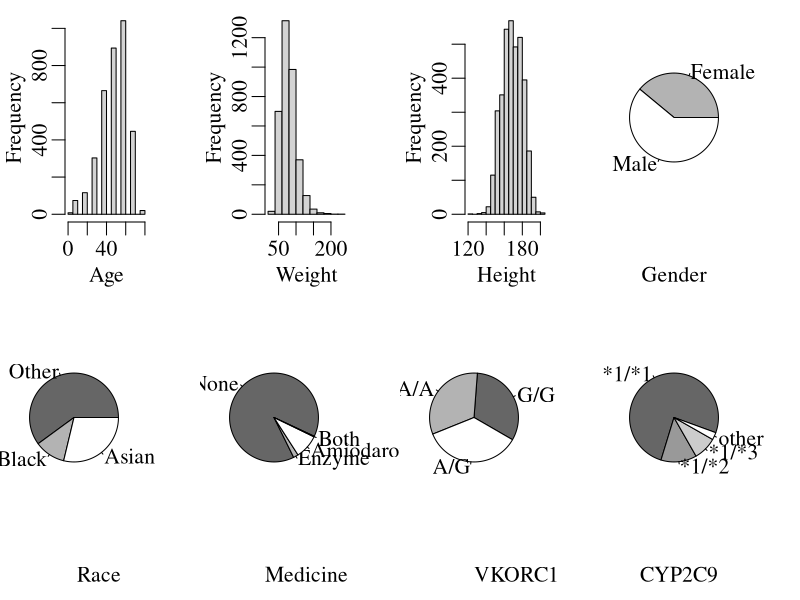
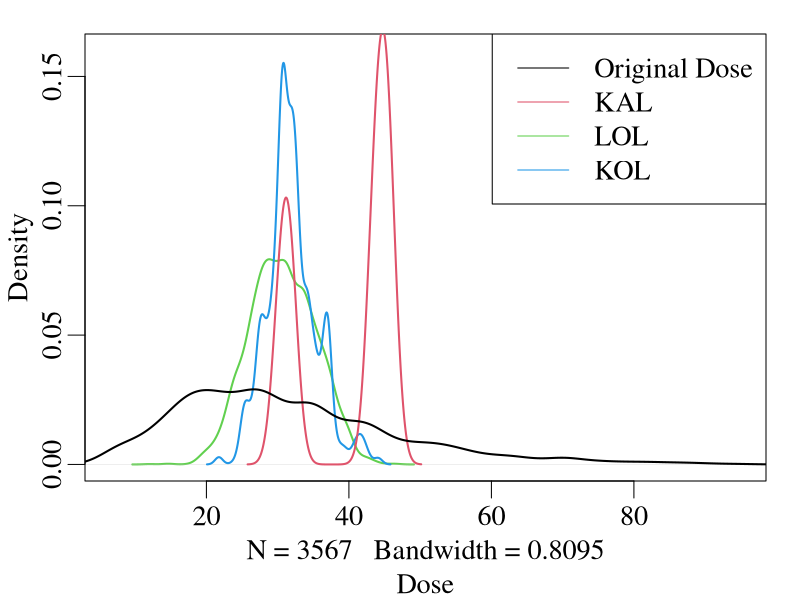
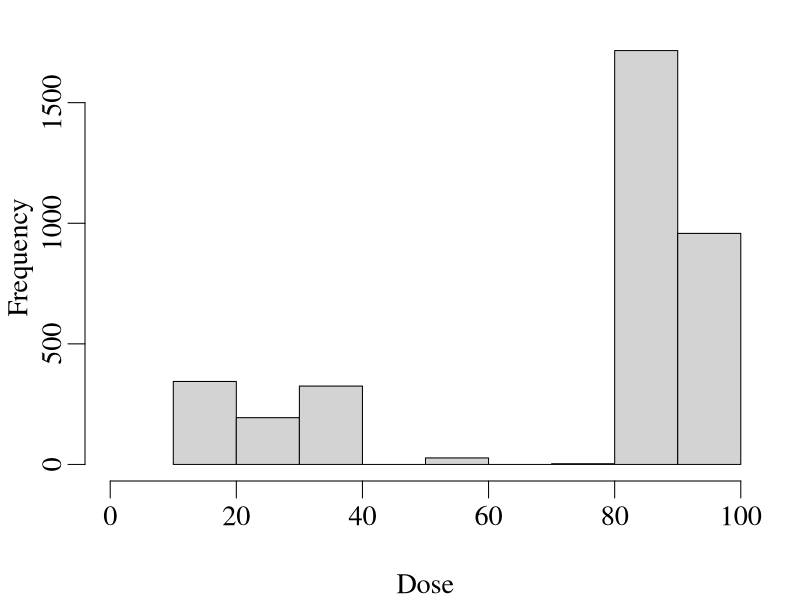
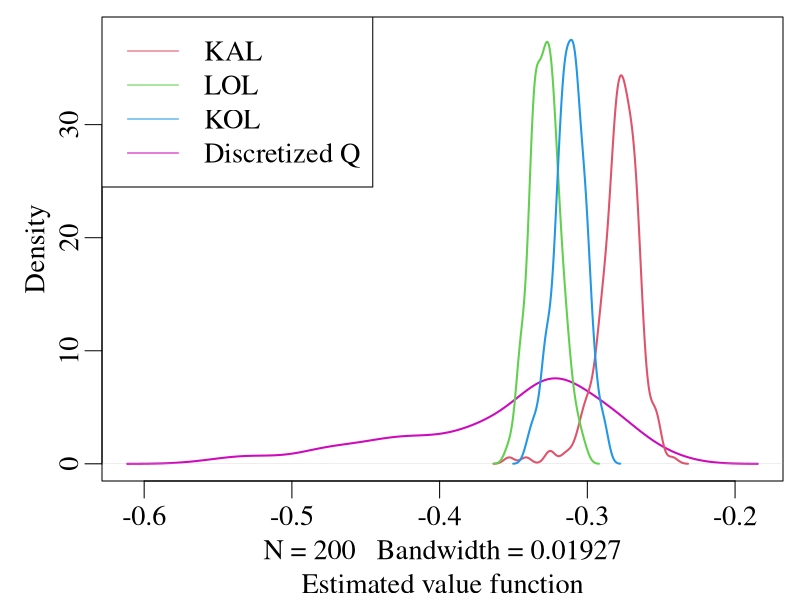

Reproduce these figures in R, in order.



######################################################
####Figure 1: plot variables
######################################################
Data <- read.csv("data-processed.csv")
par(mfrow=c(2,4))
par(mar=c(3,2.5,0.5,2))
par(cex=1.3)
par(mgp=c(1.5,0.5,0))
par(family="serif")
hist(Data$Age*10,main="",xlab="Age")

hist(Data$Wegiht,xlab="Weight",main="")
hist(Data$Height,xlab="Height",main="")
par(mar=c(3,1,0.5,3))
pie(table(Data$Gender),labels=c("Female","Male"),radius=1,xlab="Gender",col = gray(seq(0.7, 1, length = 2)))
pie(table(Data$Black+2*Data$Asian),labels=c("Other","Black","Asian"),radius=1,xlab="          Race",col = gray(seq(0.4, 1, length = 3)))
pie(table(Data$Enzyme+2*Data$Amiodarone),labels=c("None","Enzyme","Amiodarone","Both"),radius=1,xlab="             Medicine",col = gray(seq(0.4, 1, length = 3)),init.angle =335)
pie(table(Data$VKORC1.AA+2*Data$VKORC1.AG),labels=c("G/G","A/A","A/G"),xlab="                 VKORC1",radius=1,col = gray(seq(0.4, 1, length = 3)),init.angle =330)
pie(table(Data$CYP2C9.12+2*Data$CYP2C9.13+4*Data$CYP2C9.other),
    labels=c("*1/*1","*1/*2","*1/*3","other"),radius=1,xlab="  CYP2C9",col = gray(seq(0.4, 1, length = 4)),init.angle =340)


######################################################
####plot Figure 2: suggested doses
######################################################

par(mfrow=c(1,1))
par(cex=1)
par(mar=c(3.5,2.5,1,1))
par(cex=1.7)
#####Figure 2a  
lol_dose_hat <- unlist(read.csv("results/lol-real-dose.csv", sep=""))
kol_dose_hat <- unlist(read.csv("results/kol-real-dose.csv", sep=""))
KAL_dose_hat <- unlist(read.csv("results/KAL-real-dose.csv",sep=""))
discreteQ_dose_hat <- unlist(read.csv("results/discreteQ-real-dose.csv",sep=""))

plot(density(lol_dose_hat*(max(Data$Dose)-min(Data$Dose))+min(Data$Dose)),lwd=2,col=3,ylim=c(0,0.16),main="",xlim=c(min(Data$Dose),max(Data$Dose)))
mtext("Dose",side=1,line=2.5,cex=1.7)
lines(density(kol_dose_hat*(max(Data$Dose)-min(Data$Dose))+min(Data$Dose)),lwd=2,col=4)
lines(density(KAL_dose_hat*(max(Data$Dose)-min(Data$Dose))+min(Data$Dose)),lwd=2,col=2)
lines(density(Data$Dose),lty=1,lwd=2)
legend("topright",legend=c("Original Dose","KAL","LOL","KOL"),lty=c(1,1,1,1),col=c(1,2,3,4))

######Figure 2b
hist(discreteQ_dose_hat*(max(Data$Dose)-min(Data$Dose))+min(Data$Dose),breaks=10,
     main="",xlab="",xlim=c(0,100))
mtext("Dose",side=1,line=2.5,cex=1.7)

######################################################
####plot figure 3: value fuction
######################################################
KAL_real_value <- unlist(read.csv("results/KAL-real-value.csv"))
lol_value_hat <- unlist(read.csv("results/lol-real-value.csv"))
kol_value_hat <- unlist(read.csv("results/kol-real-value.csv"))
discreteQ_value<- unlist(read.csv("results/discreteQ-real-value.csv"))
par(mar=c(3.5,3,0.5,0.5))
par(mfrow=c(1,1))
par(cex=1.7)
plot(density(discreteQ_value),col=6,main="",ylim=c(0,38),lwd=2)
mtext("Estimated value function",side=1,line=2.5, cex=1.7)

lines(density(KAL_real_value),col=2,lwd=2)
lines(density(lol_value_hat,na.rm=TRUE),col=3,lwd=2)
lines(density(kol_value_hat,na.rm=TRUE),col=4,lwd=2)
legend("topleft",lty=c(1,1,1,1),col=c(2,3,4,6),legend=c("KAL","LOL","KOL", "Discretized Q"))
